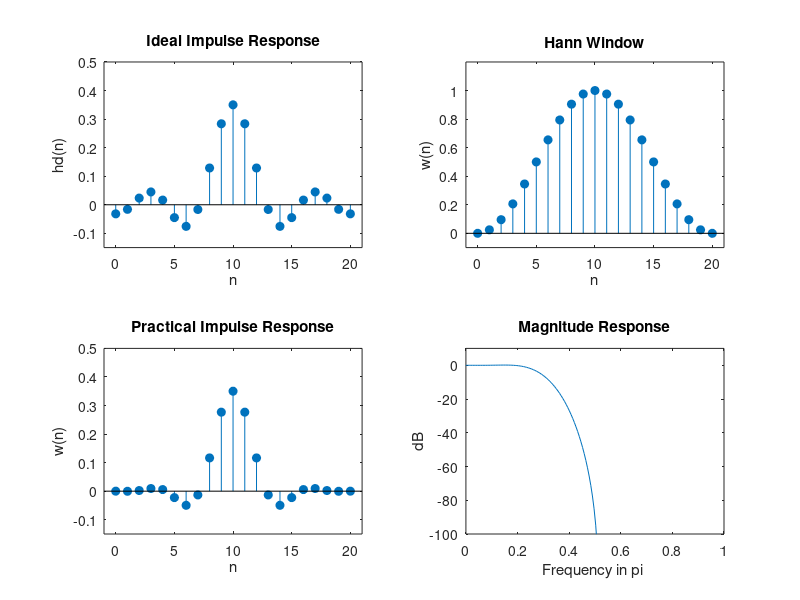

The MATLAB script that drew this image:
clear all;
close all;
clc;

Fp=2000; %Fp=2KHz 
Fs=5000; %Fs=5KHz 
Ft=20000; %Ft=20KHz 
wp=(2*pi*Fp)/Ft; 
ws=(2*pi*Fs)/Ft; 
trwidth=ws-wp; %Transition Width 

M=ceil(6.2*pi/trwidth); %FilterLength
tau=(((M-1)/2))
wc=(wp+ws)/2;    %cutoff frequency
n=0:M-1; 
hd=(sin(wc*(n-tau)))./(pi*(n-tau)); %desired filter
hd(tau+1)=0.35;  %found using l'hopital's rule manually
whan=hann(M); 
whan=whan.';   %converting row to column matrix as to be multiplied later
h=hd.*whan;  %practical filter impulse response after multiplying with window
w=0:0.02:pi; 
Hw=freqz(h,1,w);    
MagHw=abs(Hw); %Magnitude Response  
HwdB=20*log(MagHw);

subplot(2,2,1); 
stem(n,hd,'filled'); 
axis([-1 M -0.15 0.5]); 
xlabel('n'); 
ylabel('hd(n)'); 
title('Ideal Impulse Response'); 

subplot(2,2,2); 
stem(n,whan,'filled'); 
axis([-1 M -0.1 1.2]); 
xlabel('n'); 
ylabel('w(n)'); 
title('Hann Window'); 

subplot(2,2,3); 
stem(n,h,'filled'); 
axis([-1 M -0.15 0.5]); 
xlabel('n'); 
ylabel('w(n)'); 
title('Practical Impulse Response'); 

subplot(2,2,4); 
plot(w/pi,HwdB); 
axis([0 1 -100 10]);        
xlabel('Frequency in pi '); 
ylabel('dB'); 
title('Magnitude Response');